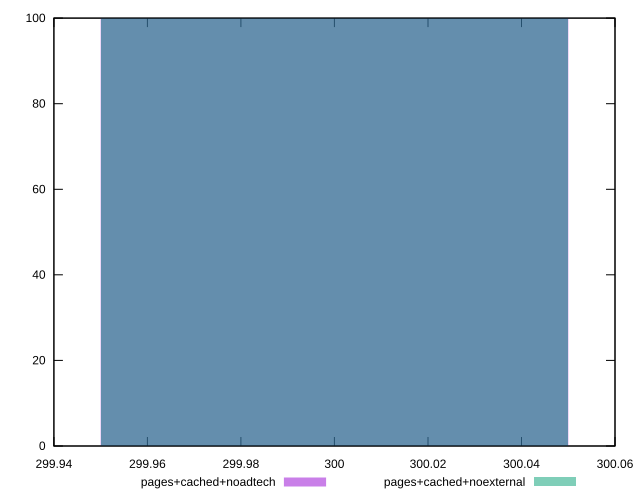

Write the gnuplot code that produced this figure.
reset
set terminal svg size 640, 500
set output "reprap/unused-css-rules/comparison/histogram/4_vs_5.svg"

$pagesCachedNoadtech <<EOF
300 100
EOF

$pagesCachedNoexternal <<EOF
300 100
EOF

set key outside below
set boxwidth 0.1
set yrange [0:100]
set style fill transparent solid 0.5 noborder

plot \
  $pagesCachedNoadtech title "pages+cached+noadtech" with boxes, \
  $pagesCachedNoexternal title "pages+cached+noexternal" with boxes, \


reset
